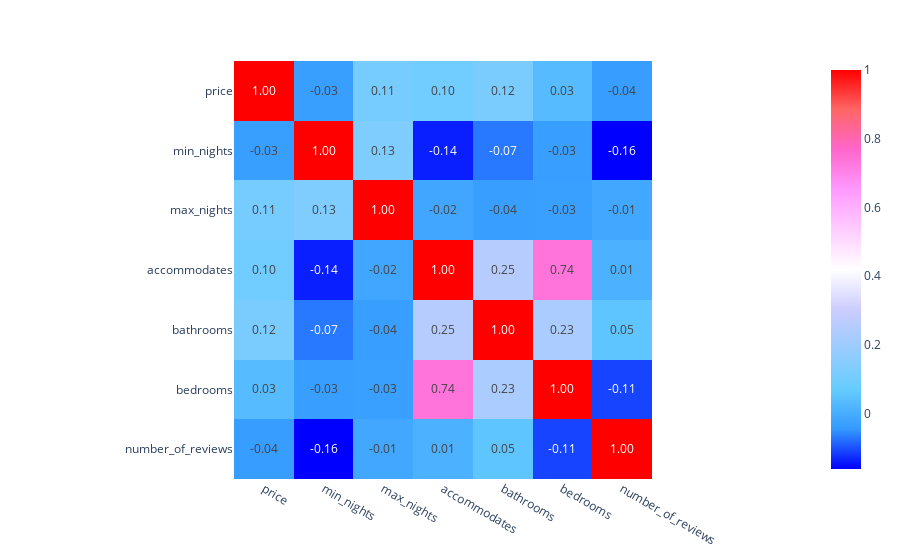

The notebook cell saved with this chart:
### Code cell
px.imshow(corr, text_auto=".2f", color_continuous_scale="Picnic")

### Figure 1 — Plotly figure (JSON) as saved in the notebook; plotly's stock layout.template omitted (floating-point values rounded to 4 significant figures)
{"data": [{"coloraxis": "coloraxis", "hovertemplate": "x: %{x}<br>y: %{y}<br>color: %{z}<extra></extra>", "name": "0", "texttemplate": "%{z:.2f}", "type": "heatmap", "x": ["price", "min_nights", "max_nights", "accommodates", "bathrooms", "bedrooms", "number_of_reviews"], "xaxis": "x", "y": ["price", "min_nights", "max_nights", "accommodates", "bathrooms", "bedrooms", "number_of_reviews"], "yaxis": "y", "z": [[1.0, -0.03148, 0.1069, 0.09571, 0.1157, 0.03335, -0.03781], [-0.03148, 1.0, 0.1277, -0.1386, -0.07014, -0.03351, -0.1622], [0.1069, 0.1277, 1.0, -0.01559, -0.03565, -0.03073, -0.01462], [0.09571, -0.1386, -0.01559, 1.0, 0.2536, 0.7364, 0.01209], [0.1157, -0.07014, -0.03565, 0.2536, 1.0, 0.2278, 0.05346], [0.03335, -0.03351, -0.03073, 0.7364, 0.2278, 1.0, -0.1097], [-0.03781, -0.1622, -0.01462, 0.01209, 0.05346, -0.1097, 1.0]]}], "layout": {"coloraxis": {"colorscale": [[0, "rgb(0,0,255)"], [0.1, "rgb(51,153,255)"], [0.2, "rgb(102,204,255)"], [0.3, "rgb(153,204,255)"], [0.4, "rgb(204,204,255)"], [0.5, "rgb(255,255,255)"], [0.6, "rgb(255,204,255)"], [0.7, "rgb(255,153,255)"], [0.8, "rgb(255,102,204)"], [0.9, "rgb(255,102,102)"], [1, "rgb(255,0,0)"]]}, "margin": {"t": 60}, "xaxis": {"anchor": "y", "constrain": "domain", "domain": [0, 1], "scaleanchor": "y"}, "yaxis": {"anchor": "x", "autorange": "reversed", "constrain": "domain", "domain": [0, 1]}}}
